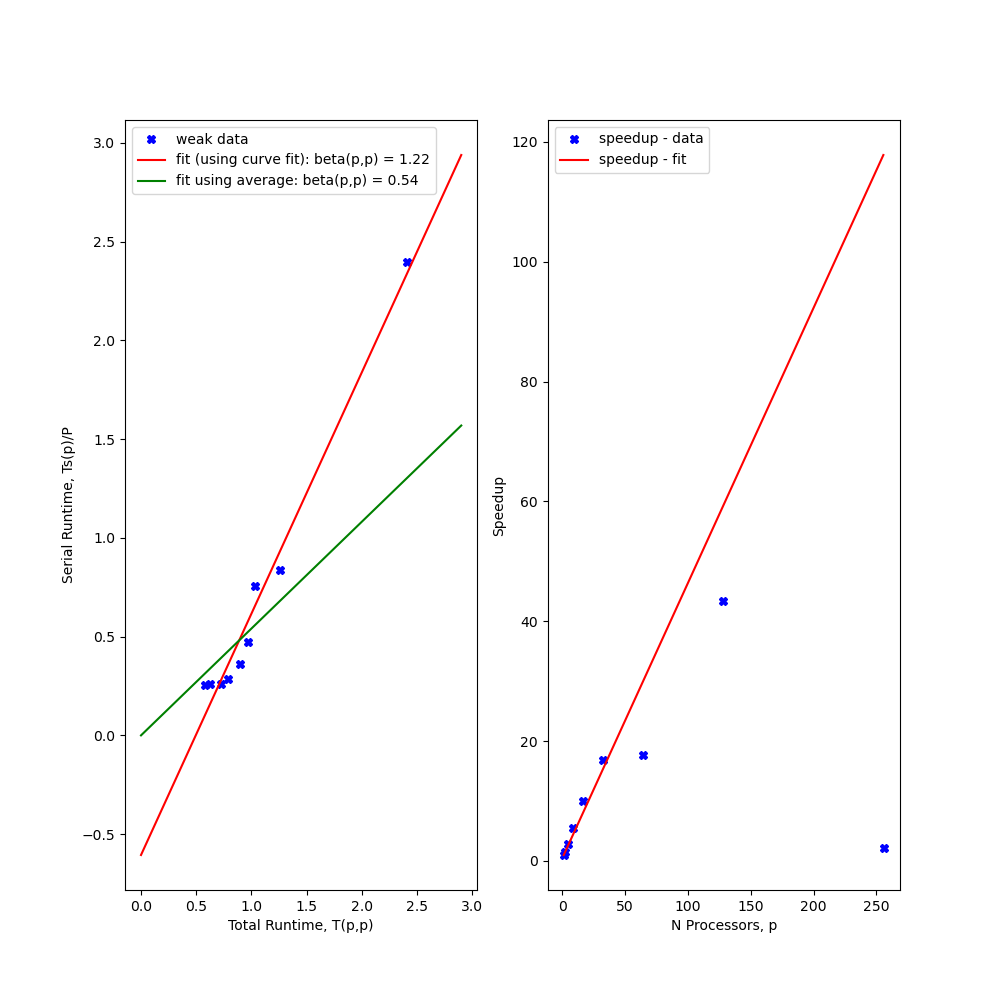

Recreate this plot in Python.
import matplotlib.pyplot as plt
import numpy as np
import pandas as pd 
from scipy.optimize import curve_fit
import os
script_dir = os.path.dirname(os.path.abspath(__file__))




#Note, we cannot just plot (p,t(p)) to estimate f given that t(1) changes as we increase p given that we also increase n with p. 

def straight(x,a,b):
    return a + b*x

#import data
weak_data = pd.read_csv("/home/ciaran/HPC/hello-world/weak.dat",delimiter=",",names = ["p","t_p","supplied_t_s"] )
P = np.array(weak_data["p"])
T = np.array(weak_data["t_p"])
T_s = np.array(weak_data["supplied_t_s"])
epsilon = np.linspace(0,10e-2,num = len(T))
gen_T_s = 0.4*T[0] + epsilon*P
betas = T_s/T
f_average = np.mean(betas)
#print(np.mean(betas))
#print(gen_T_s)
#generate fits
params_1, covar_1 = curve_fit(straight,T,T_s,[0,1])
f = params_1[1]
intercept = params_1[0]
f_err = np.sqrt(np.diag(covar_1))[1]

#generate analyticals
xs = np.arange(0,3,0.1)
ys_fit = straight(xs,intercept,f)
xs_p = np.arange(1,256,0.5)
ys_average = straight(xs,0,f_average)
#speedup
speedup_data =  (T_s + P*(T-T_s))/T
speedup_pred = f_average+(1-f_average)*xs_p
#plot data
fig, axs = plt.subplots(1,2,figsize = (10,10))
axs[0].plot(T,T_s,color = "blue",label = "weak data",marker ="X",linestyle = "")
axs[0].plot(xs,ys_fit,color = "red",label = "fit (using curve fit): beta(p,p) = "+str(round(f,2)))
axs[0].plot(xs,ys_average,color ="green",label = "fit using average: beta(p,p) = "+str(round(f_average,2)))
axs[0].set_xlabel("Total Runtime, T(p,p)")
axs[0].set_ylabel("Serial Runtime, Ts(p)/P")
axs[0].legend()
#plot axis 2
axs[1].plot(P,speedup_data,color = "blue",label = "speedup - data",linestyle = "",marker = "X")
axs[1].plot(xs_p,speedup_pred,color = "red",label = "speedup - fit")
axs[1].set_xlabel("N Processors, p")
axs[1].set_ylabel("Speedup")
axs[1].legend()
save_path = os.path.join(script_dir, "weak_fit.png")
fig.savefig(save_path)
plt.show()